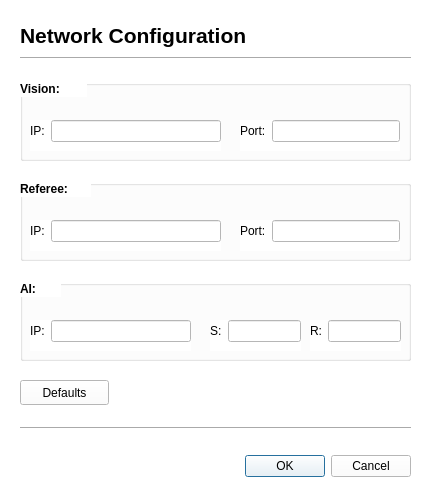
<?xml version="1.0" encoding="UTF-8"?>
<ui version="4.0">
 <class>NetworkConfigDialog</class>
 <widget class="QDialog" name="NetworkConfigDialog">
  <property name="geometry">
   <rect>
    <x>0</x>
    <y>0</y>
    <width>430</width>
    <height>500</height>
   </rect>
  </property>
  <property name="windowTitle">
   <string>Dialog</string>
  </property>
  <property name="styleSheet">
   <string notr="true">background-color: rgb(255, 255, 255);</string>
  </property>
  <widget class="QDialogButtonBox" name="buttonBox">
   <property name="geometry">
    <rect>
     <x>240</x>
     <y>450</y>
     <width>171</width>
     <height>32</height>
    </rect>
   </property>
   <property name="orientation">
    <enum>Qt::Horizontal</enum>
   </property>
   <property name="standardButtons">
    <set>QDialogButtonBox::Cancel|QDialogButtonBox::Ok</set>
   </property>
  </widget>
  <widget class="QLabel" name="networkConfigLabel">
   <property name="geometry">
    <rect>
     <x>20</x>
     <y>20</y>
     <width>241</width>
     <height>31</height>
    </rect>
   </property>
   <property name="font">
    <font>
     <pointsize>16</pointsize>
     <weight>75</weight>
     <bold>true</bold>
    </font>
   </property>
   <property name="text">
    <string>Network Configuration</string>
   </property>
  </widget>
  <widget class="Line" name="footerSeparator">
   <property name="geometry">
    <rect>
     <x>20</x>
     <y>50</y>
     <width>391</width>
     <height>16</height>
    </rect>
   </property>
   <property name="orientation">
    <enum>Qt::Horizontal</enum>
   </property>
  </widget>
  <widget class="Line" name="headerSeparator">
   <property name="geometry">
    <rect>
     <x>20</x>
     <y>420</y>
     <width>391</width>
     <height>16</height>
    </rect>
   </property>
   <property name="orientation">
    <enum>Qt::Horizontal</enum>
   </property>
  </widget>
  <widget class="QGroupBox" name="visionGroupBox">
   <property name="geometry">
    <rect>
     <x>20</x>
     <y>80</y>
     <width>391</width>
     <height>81</height>
    </rect>
   </property>
   <property name="title">
    <string/>
   </property>
   <widget class="QWidget" name="formLayoutWidget">
    <property name="geometry">
     <rect>
      <x>10</x>
      <y>40</y>
      <width>191</width>
      <height>31</height>
     </rect>
    </property>
    <layout class="QFormLayout" name="visionIpForm">
     <item row="0" column="0">
      <widget class="QLabel" name="visionIpLabel">
       <property name="text">
        <string>IP:</string>
       </property>
      </widget>
     </item>
     <item row="0" column="1">
      <widget class="QLineEdit" name="visionIpInput"/>
     </item>
    </layout>
   </widget>
   <widget class="QWidget" name="formLayoutWidget_2">
    <property name="geometry">
     <rect>
      <x>220</x>
      <y>40</y>
      <width>160</width>
      <height>31</height>
     </rect>
    </property>
    <layout class="QFormLayout" name="visionPortForm">
     <item row="0" column="0">
      <widget class="QLabel" name="visionPortLabel">
       <property name="text">
        <string>Port:</string>
       </property>
      </widget>
     </item>
     <item row="0" column="1">
      <widget class="QLineEdit" name="visionPortInput"/>
     </item>
    </layout>
   </widget>
   <widget class="QLabel" name="visionFormLabel">
    <property name="geometry">
     <rect>
      <x>0</x>
      <y>0</y>
      <width>67</width>
      <height>17</height>
     </rect>
    </property>
    <property name="font">
     <font>
      <weight>75</weight>
      <bold>true</bold>
     </font>
    </property>
    <property name="text">
     <string>Vision:</string>
    </property>
   </widget>
  </widget>
  <widget class="QGroupBox" name="refereeGroupBox">
   <property name="geometry">
    <rect>
     <x>20</x>
     <y>180</y>
     <width>391</width>
     <height>81</height>
    </rect>
   </property>
   <property name="title">
    <string/>
   </property>
   <widget class="QLabel" name="refereeFormLabel">
    <property name="geometry">
     <rect>
      <x>0</x>
      <y>0</y>
      <width>71</width>
      <height>17</height>
     </rect>
    </property>
    <property name="font">
     <font>
      <weight>75</weight>
      <bold>true</bold>
     </font>
    </property>
    <property name="text">
     <string>Referee:</string>
    </property>
   </widget>
   <widget class="QWidget" name="formLayoutWidget_3">
    <property name="geometry">
     <rect>
      <x>220</x>
      <y>40</y>
      <width>160</width>
      <height>31</height>
     </rect>
    </property>
    <layout class="QFormLayout" name="refereePortForm">
     <item row="0" column="0">
      <widget class="QLabel" name="refereePortLabel">
       <property name="text">
        <string>Port:</string>
       </property>
      </widget>
     </item>
     <item row="0" column="1">
      <widget class="QLineEdit" name="refereePortInput"/>
     </item>
    </layout>
   </widget>
   <widget class="QWidget" name="formLayoutWidget_4">
    <property name="geometry">
     <rect>
      <x>10</x>
      <y>40</y>
      <width>191</width>
      <height>31</height>
     </rect>
    </property>
    <layout class="QFormLayout" name="refereeIpForm">
     <item row="0" column="0">
      <widget class="QLabel" name="refereeIpLabel">
       <property name="text">
        <string>IP:</string>
       </property>
      </widget>
     </item>
     <item row="0" column="1">
      <widget class="QLineEdit" name="refereeIpInput"/>
     </item>
    </layout>
   </widget>
  </widget>
  <widget class="QGroupBox" name="groupBox">
   <property name="geometry">
    <rect>
     <x>20</x>
     <y>280</y>
     <width>391</width>
     <height>81</height>
    </rect>
   </property>
   <property name="title">
    <string/>
   </property>
   <widget class="QWidget" name="formLayoutWidget_5">
    <property name="geometry">
     <rect>
      <x>10</x>
      <y>40</y>
      <width>161</width>
      <height>31</height>
     </rect>
    </property>
    <layout class="QFormLayout" name="aiIpForm">
     <item row="0" column="0">
      <widget class="QLabel" name="aiIpLabel">
       <property name="text">
        <string>IP:</string>
       </property>
      </widget>
     </item>
     <item row="0" column="1">
      <widget class="QLineEdit" name="aiIpInput"/>
     </item>
    </layout>
   </widget>
   <widget class="QWidget" name="formLayoutWidget_6">
    <property name="geometry">
     <rect>
      <x>290</x>
      <y>40</y>
      <width>91</width>
      <height>31</height>
     </rect>
    </property>
    <layout class="QFormLayout" name="aiRPortForm">
     <item row="0" column="0">
      <widget class="QLabel" name="aiRPortLabel">
       <property name="text">
        <string>R:</string>
       </property>
      </widget>
     </item>
     <item row="0" column="1">
      <widget class="QLineEdit" name="aiRPortInput"/>
     </item>
    </layout>
   </widget>
   <widget class="QWidget" name="formLayoutWidget_7">
    <property name="geometry">
     <rect>
      <x>190</x>
      <y>40</y>
      <width>91</width>
      <height>31</height>
     </rect>
    </property>
    <layout class="QFormLayout" name="aiSPortForm">
     <item row="0" column="0">
      <widget class="QLabel" name="aiSPortLabel">
       <property name="text">
        <string>S:</string>
       </property>
      </widget>
     </item>
     <item row="0" column="1">
      <widget class="QLineEdit" name="aiSPortInput"/>
     </item>
    </layout>
   </widget>
   <widget class="QLabel" name="aiFormLabel">
    <property name="geometry">
     <rect>
      <x>0</x>
      <y>0</y>
      <width>41</width>
      <height>17</height>
     </rect>
    </property>
    <property name="font">
     <font>
      <weight>75</weight>
      <bold>true</bold>
     </font>
    </property>
    <property name="text">
     <string>AI:</string>
    </property>
   </widget>
  </widget>
  <widget class="QPushButton" name="defaultsButton">
   <property name="geometry">
    <rect>
     <x>20</x>
     <y>380</y>
     <width>89</width>
     <height>25</height>
    </rect>
   </property>
   <property name="text">
    <string>Defaults</string>
   </property>
  </widget>
 </widget>
 <tabstops>
  <tabstop>refereeIpInput</tabstop>
  <tabstop>refereePortInput</tabstop>
  <tabstop>aiIpInput</tabstop>
  <tabstop>aiSPortInput</tabstop>
  <tabstop>aiRPortInput</tabstop>
 </tabstops>
 <resources/>
 <connections>
  <connection>
   <sender>buttonBox</sender>
   <signal>accepted()</signal>
   <receiver>NetworkConfigDialog</receiver>
   <slot>accept()</slot>
   <hints>
    <hint type="sourcelabel">
     <x>248</x>
     <y>254</y>
    </hint>
    <hint type="destinationlabel">
     <x>157</x>
     <y>274</y>
    </hint>
   </hints>
  </connection>
  <connection>
   <sender>buttonBox</sender>
   <signal>rejected()</signal>
   <receiver>NetworkConfigDialog</receiver>
   <slot>reject()</slot>
   <hints>
    <hint type="sourcelabel">
     <x>316</x>
     <y>260</y>
    </hint>
    <hint type="destinationlabel">
     <x>286</x>
     <y>274</y>
    </hint>
   </hints>
  </connection>
 </connections>
</ui>
